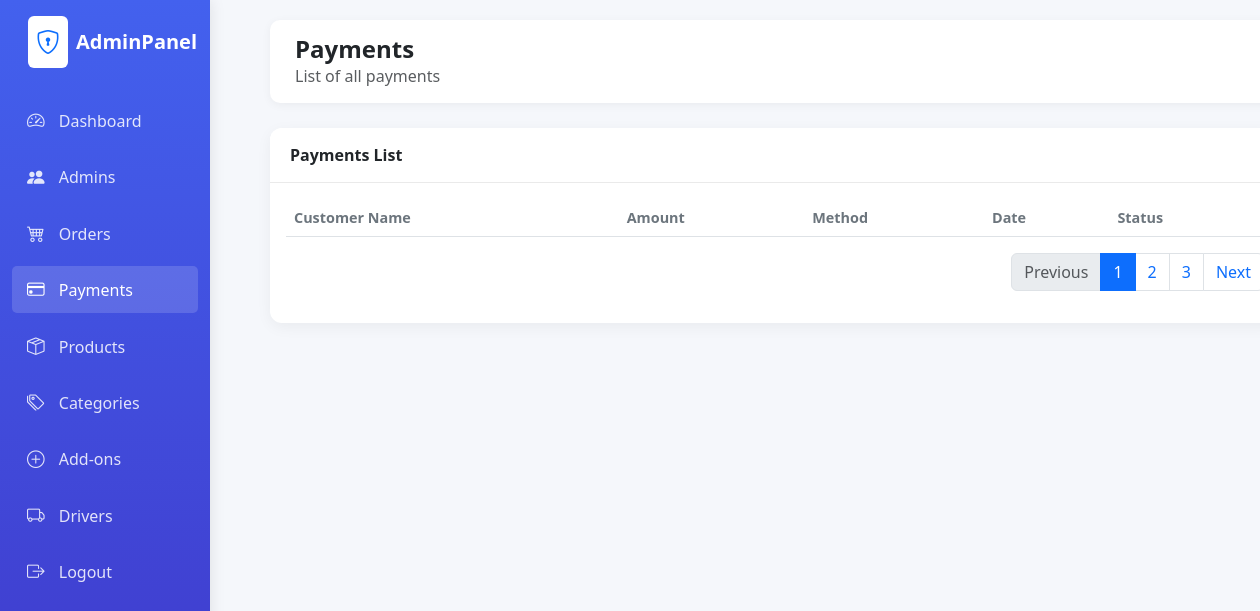
The page /admin/payments.php (signed in) on the database as committed earlier.
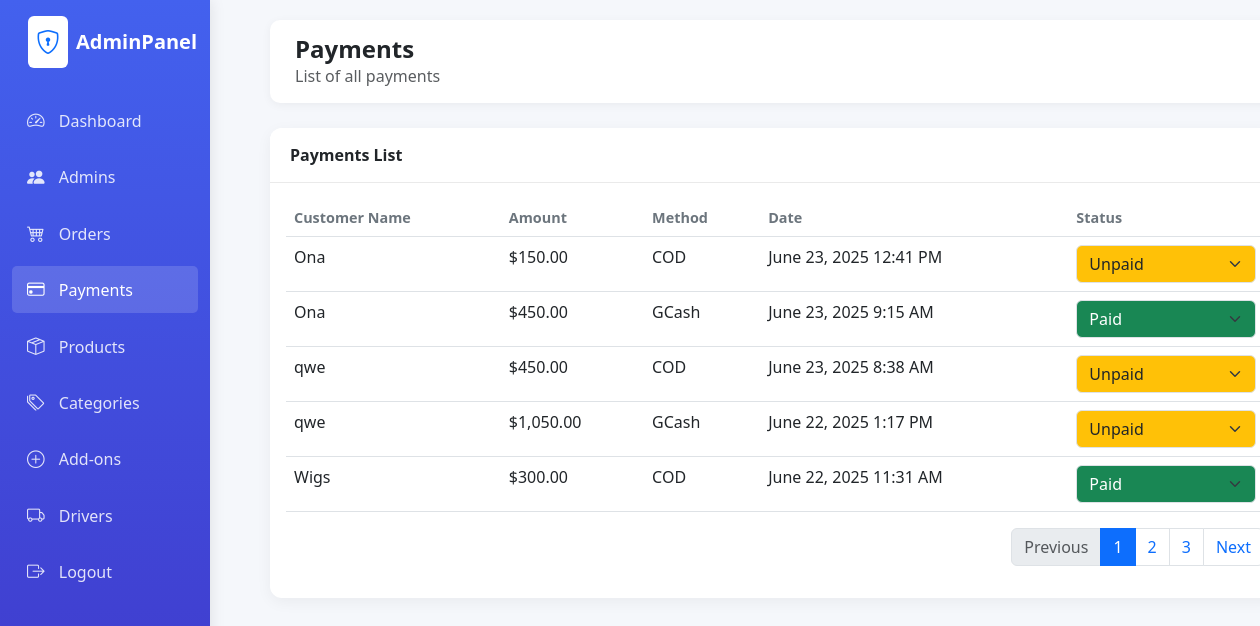
The same page on the database as committed later.
### tables this page shows
CREATE TABLE `payment` (
  `Payment_ID` int(11) NOT NULL,
  `Payment_Date` datetime NOT NULL DEFAULT current_timestamp(),
  `Payment_Method` varchar(50) NOT NULL,
  `Payment_Amount` decimal(10,2) NOT NULL,
  `Order_ID` int(11) NOT NULL,
  `Admin_ID` int(11) NOT NULL,
  `payment_status` enum('Unpaid','Paid') NOT NULL DEFAULT 'Unpaid'
);

### admin/classes/database.php (called while the page is built, shortened)
<?php
class database{
    function opencon() {
        return new PDO(
            'mysql:host=localhost;dbname=naitsa',
            'root',
            ''
        );
    }
    function getAllPayments() {
        $con = $this->opencon();
        $stmt = $con->prepare("SELECT p.*, o.order_status FROM payment p LEFT JOIN orders o ON p.Order_ID = o.Order_ID ORDER BY p.Payment_Date DESC");
        $stmt->execute();
        return $stmt->fetchAll(PDO::FETCH_ASSOC);
    }
    function getCustomerNameByOrderId($order_id) {
        $con = $this->opencon();
        $stmt = $con->prepare("SELECT c.Customer_Name FROM orders o JOIN customer c ON o.Customer_ID = c.Customer_ID WHERE o.Order_ID = ?");
        $stmt->execute([$order_id]);
        $name = $stmt->fetchColumn();
        return $name ?: 'Unknown';
    }
}

### admin/payments.php (the view, shortened to what this page needs)
<?php
require_once('classes/database.php');
$db = new database();
try {
    $payments = $db->getAllPayments();
} catch (PDOException $e) {
    $error = "Database Error: " . $e->getMessage();
}
?>
<!DOCTYPE html>
<html lang="en">
<head>
    <link href="https://cdn.jsdelivr.net/npm/bootstrap@5.3.0/dist/css/bootstrap.min.css" rel="stylesheet">
    <link rel="stylesheet" href="https://cdn.jsdelivr.net/npm/bootstrap-icons@1.10.0/font/bootstrap-icons.css">
    <link rel="stylesheet" href="assets/css/style.css">
</head>
<body class="dashboard-page">
    <div class="container-fluid">
        <div class="row">
            <div class="col-md-2 col-lg-2 d-md-block sidebar collapse">
                <?php include 'sidebar.php'; ?>
            </div>
            <div class="col-md-10 col-lg-10 main-content">
                <div class="header d-flex justify-content-between align-items-center">
                    <div>
                        <h4 class="mb-0 fw-bold">Payments</h4>
                        <p class="mb-0 text-muted">List of all payments</p>
                    </div>
                </div>
                <div class="card">
                    <div class="card-header d-flex justify-content-between align-items-center">
                        <span>Payments List</span>
                    </div>
                    <div class="card-body">
                        <div class="table-responsive">
                            <table class="table table-hover">
                                <thead>
                                    <tr>
                                        <th>Customer Name</th>
                                        <th>Amount</th>
                                        <th>Method</th>
                                        <th>Date</th>
                                        <th>Status</th>
                                    </tr>
                                </thead>
                                <tbody>
                                    <?php foreach ($payments as $payment): ?>
                                    <tr<?= (isset($payment['order_status']) && $payment['order_status'] === 'Cancelled') ? ' class="table-danger"' : '' ?>>
                                        <td>
                                            <?php
$customerName = $db->getCustomerNameByOrderId($payment['Order_ID']);
echo htmlspecialchars($customerName);
?>
                                        </td>
                                        <td>$<?= number_format($payment['Payment_Amount'], 2) ?></td>
                                        <td><?= htmlspecialchars($payment['Payment_Method']) ?></td>
                                        <td><?= date('F j, Y g:i A', strtotime($payment['Payment_Date'])) ?></td>
                                        <td>
                                            <?php if (isset($payment['order_status']) && $payment['order_status'] === 'Cancelled'): ?>
                                                <span class="badge bg-danger">Cancelled</span>
                                            <?php else: ?>
                                            <form method="post" action="payments.php" style="display:inline;">
                                                <select
                                                    name="payment_status"
                                                    class="form-select payment-status-select
                                                        <?php
                                                            if (($payment['payment_status'] ?? '') === 'Unpaid') echo ' bg-warning text-dark';
                                                            elseif (($payment['payment_status'] ?? '') === 'Paid') echo ' bg-success text-white';
                                                        ?>"
                                                    onchange="this.form.submit()"
                                                    style="min-width:100px;"
                                                >
                                                    <?php
                                                    $pstatuses = ['Unpaid', 'Paid'];
                                                    foreach ($pstatuses as $status) {
                                                        $selected = ($payment['payment_status'] ?? '') === $status ? 'selected' : '';
                                                        echo "<option value=\"$status\" $selected>$status</option>";
                                                    }
                                                    ?>
                                                </select>
                                            </form>
                                            <?php endif; ?>
                                        </td>
                                    </tr>
                                    <?php endforeach; ?>
                                </tbody>
                            </table>
                        </div>
                        <nav>
                            <ul class="pagination justify-content-end">
                                <li class="page-item disabled">
                                    <a class="page-link" href="#" tabindex="-1">Previous</a>
                                </li>
                                <li class="page-item active"><a class="page-link" href="#">1</a></li>
                                <li class="page-item"><a class="page-link" href="#">2</a></li>
                                <li class="page-item"><a class="page-link" href="#">3</a></li>
                                <li class="page-item">
                                    <a class="page-link" href="#">Next</a>
                                </li>
                            </ul>
                        </nav>
                    </div>
                </div>
            </div>
        </div>
    </div>
    <div class="position-fixed top-0 end-0 p-3" style="z-index: 1080">
    </div>
</body>
</html>

### admin/sidebar.php
<?php
$page = basename($_SERVER['PHP_SELF'], '.php');
?>
<div class="pt-3">
    <div class="d-flex align-items-center mb-4 px-3">
        <div class="bg-white p-2 rounded me-2">
            <i class="bi bi-shield-lock text-primary fs-4"></i>
        </div>
        <div class="logo-text fw-bold fs-5">AdminPanel</div>
    </div>
    <ul class="nav flex-column">
        <li class="nav-item">
            <a class="nav-link<?php if($page=='index')echo' active'; ?>" href="index.php">
                <i class="bi bi-speedometer2"></i>
                <span>Dashboard</span>
            </a>
        </li>
        <li class="nav-item">
            <a class="nav-link<?php if($page=='admins')echo' active'; ?>" href="admins.php">
                <i class="bi bi-people-fill"></i>
                <span>Admins</span>
            </a>
        </li>
        <li class="nav-item">
            <a class="nav-link<?php if($page=='orders')echo' active'; ?>" href="orders.php">
                <i class="bi bi-cart4"></i>
                <span>Orders</span>
            </a>
        </li>
        <li class="nav-item">
            <a class="nav-link<?php if($page=='payments')echo' active'; ?>" href="payments.php">
                <i class="bi bi-credit-card"></i>
                <span>Payments</span>
            </a>
        </li>
        <li class="nav-item">
            <a class="nav-link<?php if($page=='products')echo' active'; ?>" href="products.php">
                <i class="bi bi-box-seam"></i>
                <span>Products</span>
            </a>
        </li>
        <li class="nav-item">
            <a class="nav-link<?php if($page=='categories')echo' active'; ?>" href="categories.php">
                <i class="bi bi-tags"></i>
                <span>Categories</span>
            </a>
        </li>
        <li class="nav-item">
            <a class="nav-link<?php if($page=='addons')echo' active'; ?>" href="addons.php">
                <i class="bi bi-plus-circle"></i>
                <span>Add-ons</span>
            </a>
        </li>
        <li class="nav-item">
            <a class="nav-link<?php if($page=='drivers')echo' active'; ?>" href="drivers.php">
                <i class="bi bi-truck"></i>
                <span>Drivers</span>
            </a>
        </li>
        <li class="nav-item">
            <a class="nav-link" href="logout.php">
                <i class="bi bi-box-arrow-right"></i>
                <span>Logout</span>
            </a>
        </li>
    </ul>
</div>

### admin/assets/css/style.css (style rules this page uses)
:root { --primary-color: #4361ee; --secondary-color: #3f37c9; --light-bg: #f8f9fa; --dark-text: #212529; --success-color: #4cc9f0; --warning-color: #f72585; }
.dashboard-page { background-color: #f5f7fb; font-family: 'Segoe UI', Tahoma, Geneva, Verdana, sans-serif; }
.sidebar { background: linear-gradient(180deg, var(--primary-color), var(--secondary-color)); color: white; height: 100vh; position: fixed; box-shadow: 0 0 15px rgba(0,0,0,0.1); }
.sidebar .nav-link { color: rgba(255,255,255,0.85); border-radius: 5px; margin: 5px 0; padding: 10px 15px; transition: all 0.3s; }
.sidebar .nav-link:hover, .sidebar .nav-link.active { background: rgba(255,255,255,0.15); color: white; }
.sidebar .nav-link i { margin-right: 10px; font-size: 1.1rem; }
.main-content { margin-left: 250px; padding: 20px; }
.header { background: white; padding: 15px 25px; border-radius: 10px; box-shadow: 0 2px 10px rgba(0,0,0,0.05); margin-bottom: 25px; }
.card { border: none; border-radius: 12px; box-shadow: 0 4px 15px rgba(0,0,0,0.05); margin-bottom: 25px; transition: transform 0.3s; }
.card-header { background-color: white; border-bottom: 1px solid #eaeaea; padding: 15px 20px; border-radius: 12px 12px 0 0 !important; font-weight: 600; }
.table th { font-weight: 600; color: #6c757d; font-size: 0.9rem; }
:root { --primary-color: #4361ee; --secondary-color: #3f37c9; --light-bg: #f8f9fa; --dark-text: #212529; }

Rows that differ between the two databases and show on the page:
added payment: customerName "Ona", Payment_Amount "150.00", Payment_Method "COD", Payment_Date "June 23, 2025 12:41 PM", payment_status "Unpaid"
added payment: customerName "Ona", Payment_Amount "450.00", Payment_Method "GCash", Payment_Date "June 23, 2025 9:15 AM", payment_status "Paid"
added payment: customerName "qwe", Payment_Amount "450.00", Payment_Method "COD", Payment_Date "June 23, 2025 8:38 AM", payment_status "Unpaid"
added payment: customerName "qwe", Payment_Amount "1,050.00", Payment_Method "GCash", Payment_Date "June 22, 2025 1:17 PM", payment_status "Unpaid"
added payment: customerName "Wigs", Payment_Amount "300.00", Payment_Method "COD", Payment_Date "June 22, 2025 11:31 AM", payment_status "Paid"
